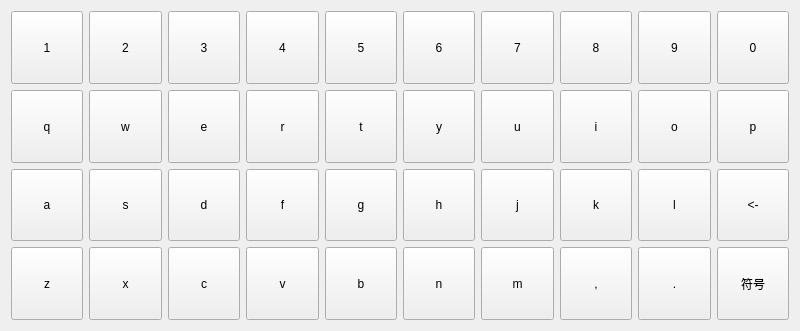
<?xml version="1.0" encoding="UTF-8"?>
<ui version="4.0">
 <class>Softkey</class>
 <widget class="QWidget" name="Softkey">
  <property name="geometry">
   <rect>
    <x>0</x>
    <y>0</y>
    <width>800</width>
    <height>331</height>
   </rect>
  </property>
  <property name="sizePolicy">
   <sizepolicy hsizetype="Expanding" vsizetype="Expanding">
    <horstretch>0</horstretch>
    <verstretch>0</verstretch>
   </sizepolicy>
  </property>
  <property name="windowTitle">
   <string>Softkey</string>
  </property>
  <layout class="QGridLayout" name="gridLayout">
   <item row="3" column="1">
    <widget class="Button" name="toolButton_9">
     <property name="sizePolicy">
      <sizepolicy hsizetype="Expanding" vsizetype="Expanding">
       <horstretch>0</horstretch>
       <verstretch>0</verstretch>
      </sizepolicy>
     </property>
     <property name="text">
      <string>x</string>
     </property>
    </widget>
   </item>
   <item row="3" column="3">
    <widget class="Button" name="toolButton_14">
     <property name="sizePolicy">
      <sizepolicy hsizetype="Expanding" vsizetype="Expanding">
       <horstretch>0</horstretch>
       <verstretch>0</verstretch>
      </sizepolicy>
     </property>
     <property name="text">
      <string>v</string>
     </property>
    </widget>
   </item>
   <item row="1" column="7">
    <widget class="Button" name="toolButton_25">
     <property name="sizePolicy">
      <sizepolicy hsizetype="Expanding" vsizetype="Expanding">
       <horstretch>0</horstretch>
       <verstretch>0</verstretch>
      </sizepolicy>
     </property>
     <property name="text">
      <string>i</string>
     </property>
    </widget>
   </item>
   <item row="1" column="9">
    <widget class="Button" name="toolButton_33">
     <property name="sizePolicy">
      <sizepolicy hsizetype="Expanding" vsizetype="Expanding">
       <horstretch>0</horstretch>
       <verstretch>0</verstretch>
      </sizepolicy>
     </property>
     <property name="text">
      <string>p</string>
     </property>
    </widget>
   </item>
   <item row="1" column="6">
    <widget class="Button" name="toolButton_21">
     <property name="sizePolicy">
      <sizepolicy hsizetype="Expanding" vsizetype="Expanding">
       <horstretch>0</horstretch>
       <verstretch>0</verstretch>
      </sizepolicy>
     </property>
     <property name="text">
      <string>u</string>
     </property>
    </widget>
   </item>
   <item row="1" column="3">
    <widget class="Button" name="toolButton_5">
     <property name="sizePolicy">
      <sizepolicy hsizetype="Expanding" vsizetype="Expanding">
       <horstretch>0</horstretch>
       <verstretch>0</verstretch>
      </sizepolicy>
     </property>
     <property name="text">
      <string>r</string>
     </property>
    </widget>
   </item>
   <item row="3" column="6">
    <widget class="Button" name="toolButton_27">
     <property name="sizePolicy">
      <sizepolicy hsizetype="Expanding" vsizetype="Expanding">
       <horstretch>0</horstretch>
       <verstretch>0</verstretch>
      </sizepolicy>
     </property>
     <property name="text">
      <string>m</string>
     </property>
    </widget>
   </item>
   <item row="0" column="7">
    <widget class="Button" name="toolButton_24">
     <property name="sizePolicy">
      <sizepolicy hsizetype="Expanding" vsizetype="Expanding">
       <horstretch>0</horstretch>
       <verstretch>0</verstretch>
      </sizepolicy>
     </property>
     <property name="text">
      <string>8</string>
     </property>
    </widget>
   </item>
   <item row="2" column="8">
    <widget class="Button" name="toolButton_44">
     <property name="sizePolicy">
      <sizepolicy hsizetype="Expanding" vsizetype="Expanding">
       <horstretch>0</horstretch>
       <verstretch>0</verstretch>
      </sizepolicy>
     </property>
     <property name="text">
      <string>l</string>
     </property>
    </widget>
   </item>
   <item row="1" column="0">
    <widget class="Button" name="toolButton_7">
     <property name="sizePolicy">
      <sizepolicy hsizetype="Expanding" vsizetype="Expanding">
       <horstretch>0</horstretch>
       <verstretch>0</verstretch>
      </sizepolicy>
     </property>
     <property name="text">
      <string>q</string>
     </property>
    </widget>
   </item>
   <item row="2" column="9">
    <widget class="Button" name="toolButton_57">
     <property name="sizePolicy">
      <sizepolicy hsizetype="Expanding" vsizetype="Expanding">
       <horstretch>0</horstretch>
       <verstretch>0</verstretch>
      </sizepolicy>
     </property>
     <property name="text">
      <string>&lt;-</string>
     </property>
    </widget>
   </item>
   <item row="0" column="4">
    <widget class="Button" name="toolButton_28">
     <property name="sizePolicy">
      <sizepolicy hsizetype="Expanding" vsizetype="Expanding">
       <horstretch>0</horstretch>
       <verstretch>0</verstretch>
      </sizepolicy>
     </property>
     <property name="text">
      <string>5</string>
     </property>
    </widget>
   </item>
   <item row="3" column="4">
    <widget class="Button" name="toolButton_30">
     <property name="sizePolicy">
      <sizepolicy hsizetype="Expanding" vsizetype="Expanding">
       <horstretch>0</horstretch>
       <verstretch>0</verstretch>
      </sizepolicy>
     </property>
     <property name="text">
      <string>b</string>
     </property>
    </widget>
   </item>
   <item row="3" column="0">
    <widget class="Button" name="toolButton_10">
     <property name="sizePolicy">
      <sizepolicy hsizetype="Expanding" vsizetype="Expanding">
       <horstretch>0</horstretch>
       <verstretch>0</verstretch>
      </sizepolicy>
     </property>
     <property name="text">
      <string>z</string>
     </property>
    </widget>
   </item>
   <item row="1" column="8">
    <widget class="Button" name="toolButton_42">
     <property name="sizePolicy">
      <sizepolicy hsizetype="Expanding" vsizetype="Expanding">
       <horstretch>0</horstretch>
       <verstretch>0</verstretch>
      </sizepolicy>
     </property>
     <property name="text">
      <string>o</string>
     </property>
    </widget>
   </item>
   <item row="0" column="5">
    <widget class="Button" name="toolButton_31">
     <property name="sizePolicy">
      <sizepolicy hsizetype="Expanding" vsizetype="Expanding">
       <horstretch>0</horstretch>
       <verstretch>0</verstretch>
      </sizepolicy>
     </property>
     <property name="text">
      <string>6</string>
     </property>
    </widget>
   </item>
   <item row="2" column="5">
    <widget class="Button" name="toolButton_17">
     <property name="sizePolicy">
      <sizepolicy hsizetype="Expanding" vsizetype="Expanding">
       <horstretch>0</horstretch>
       <verstretch>0</verstretch>
      </sizepolicy>
     </property>
     <property name="text">
      <string>h</string>
     </property>
    </widget>
   </item>
   <item row="1" column="4">
    <widget class="Button" name="toolButton_18">
     <property name="sizePolicy">
      <sizepolicy hsizetype="Expanding" vsizetype="Expanding">
       <horstretch>0</horstretch>
       <verstretch>0</verstretch>
      </sizepolicy>
     </property>
     <property name="text">
      <string>t</string>
     </property>
    </widget>
   </item>
   <item row="1" column="2">
    <widget class="Button" name="toolButton_6">
     <property name="sizePolicy">
      <sizepolicy hsizetype="Expanding" vsizetype="Expanding">
       <horstretch>0</horstretch>
       <verstretch>0</verstretch>
      </sizepolicy>
     </property>
     <property name="text">
      <string>e</string>
     </property>
    </widget>
   </item>
   <item row="2" column="1">
    <widget class="Button" name="toolButton_16">
     <property name="sizePolicy">
      <sizepolicy hsizetype="Expanding" vsizetype="Expanding">
       <horstretch>0</horstretch>
       <verstretch>0</verstretch>
      </sizepolicy>
     </property>
     <property name="text">
      <string>s</string>
     </property>
    </widget>
   </item>
   <item row="0" column="8">
    <widget class="Button" name="toolButton_43">
     <property name="sizePolicy">
      <sizepolicy hsizetype="Expanding" vsizetype="Expanding">
       <horstretch>0</horstretch>
       <verstretch>0</verstretch>
      </sizepolicy>
     </property>
     <property name="text">
      <string>9</string>
     </property>
    </widget>
   </item>
   <item row="2" column="4">
    <widget class="Button" name="toolButton_20">
     <property name="sizePolicy">
      <sizepolicy hsizetype="Expanding" vsizetype="Expanding">
       <horstretch>0</horstretch>
       <verstretch>0</verstretch>
      </sizepolicy>
     </property>
     <property name="text">
      <string>g</string>
     </property>
    </widget>
   </item>
   <item row="0" column="3">
    <widget class="Button" name="toolButton_4">
     <property name="sizePolicy">
      <sizepolicy hsizetype="Expanding" vsizetype="Expanding">
       <horstretch>0</horstretch>
       <verstretch>0</verstretch>
      </sizepolicy>
     </property>
     <property name="text">
      <string>4</string>
     </property>
    </widget>
   </item>
   <item row="3" column="5">
    <widget class="Button" name="toolButton_22">
     <property name="sizePolicy">
      <sizepolicy hsizetype="Expanding" vsizetype="Expanding">
       <horstretch>0</horstretch>
       <verstretch>0</verstretch>
      </sizepolicy>
     </property>
     <property name="text">
      <string>n</string>
     </property>
    </widget>
   </item>
   <item row="2" column="0">
    <widget class="Button" name="toolButton_15">
     <property name="sizePolicy">
      <sizepolicy hsizetype="Expanding" vsizetype="Expanding">
       <horstretch>0</horstretch>
       <verstretch>0</verstretch>
      </sizepolicy>
     </property>
     <property name="text">
      <string>a</string>
     </property>
    </widget>
   </item>
   <item row="0" column="2">
    <widget class="Button" name="toolButton_3">
     <property name="sizePolicy">
      <sizepolicy hsizetype="Expanding" vsizetype="Expanding">
       <horstretch>0</horstretch>
       <verstretch>0</verstretch>
      </sizepolicy>
     </property>
     <property name="text">
      <string>3</string>
     </property>
    </widget>
   </item>
   <item row="2" column="6">
    <widget class="Button" name="toolButton_29">
     <property name="sizePolicy">
      <sizepolicy hsizetype="Expanding" vsizetype="Expanding">
       <horstretch>0</horstretch>
       <verstretch>0</verstretch>
      </sizepolicy>
     </property>
     <property name="text">
      <string>j</string>
     </property>
    </widget>
   </item>
   <item row="0" column="6">
    <widget class="Button" name="toolButton_19">
     <property name="sizePolicy">
      <sizepolicy hsizetype="Expanding" vsizetype="Expanding">
       <horstretch>0</horstretch>
       <verstretch>0</verstretch>
      </sizepolicy>
     </property>
     <property name="text">
      <string>7</string>
     </property>
    </widget>
   </item>
   <item row="0" column="1">
    <widget class="Button" name="toolButton_2">
     <property name="sizePolicy">
      <sizepolicy hsizetype="Expanding" vsizetype="Expanding">
       <horstretch>0</horstretch>
       <verstretch>0</verstretch>
      </sizepolicy>
     </property>
     <property name="text">
      <string>2</string>
     </property>
    </widget>
   </item>
   <item row="3" column="8">
    <widget class="Button" name="toolButton_38">
     <property name="sizePolicy">
      <sizepolicy hsizetype="Expanding" vsizetype="Expanding">
       <horstretch>0</horstretch>
       <verstretch>0</verstretch>
      </sizepolicy>
     </property>
     <property name="text">
      <string>.</string>
     </property>
    </widget>
   </item>
   <item row="1" column="1">
    <widget class="Button" name="toolButton_8">
     <property name="sizePolicy">
      <sizepolicy hsizetype="Expanding" vsizetype="Expanding">
       <horstretch>0</horstretch>
       <verstretch>0</verstretch>
      </sizepolicy>
     </property>
     <property name="text">
      <string>w</string>
     </property>
    </widget>
   </item>
   <item row="3" column="7">
    <widget class="Button" name="toolButton_23">
     <property name="sizePolicy">
      <sizepolicy hsizetype="Expanding" vsizetype="Expanding">
       <horstretch>0</horstretch>
       <verstretch>0</verstretch>
      </sizepolicy>
     </property>
     <property name="text">
      <string>,</string>
     </property>
    </widget>
   </item>
   <item row="1" column="5">
    <widget class="Button" name="toolButton_32">
     <property name="sizePolicy">
      <sizepolicy hsizetype="Expanding" vsizetype="Expanding">
       <horstretch>0</horstretch>
       <verstretch>0</verstretch>
      </sizepolicy>
     </property>
     <property name="text">
      <string>y</string>
     </property>
    </widget>
   </item>
   <item row="0" column="9">
    <widget class="Button" name="toolButton_36">
     <property name="sizePolicy">
      <sizepolicy hsizetype="Expanding" vsizetype="Expanding">
       <horstretch>0</horstretch>
       <verstretch>0</verstretch>
      </sizepolicy>
     </property>
     <property name="text">
      <string>0</string>
     </property>
    </widget>
   </item>
   <item row="3" column="2">
    <widget class="Button" name="toolButton_12">
     <property name="sizePolicy">
      <sizepolicy hsizetype="Expanding" vsizetype="Expanding">
       <horstretch>0</horstretch>
       <verstretch>0</verstretch>
      </sizepolicy>
     </property>
     <property name="text">
      <string>c</string>
     </property>
    </widget>
   </item>
   <item row="3" column="9">
    <widget class="QToolButton" name="Punctuation">
     <property name="sizePolicy">
      <sizepolicy hsizetype="Expanding" vsizetype="Expanding">
       <horstretch>0</horstretch>
       <verstretch>0</verstretch>
      </sizepolicy>
     </property>
     <property name="text">
      <string>符号</string>
     </property>
    </widget>
   </item>
   <item row="2" column="2">
    <widget class="Button" name="toolButton_11">
     <property name="sizePolicy">
      <sizepolicy hsizetype="Expanding" vsizetype="Expanding">
       <horstretch>0</horstretch>
       <verstretch>0</verstretch>
      </sizepolicy>
     </property>
     <property name="text">
      <string>d</string>
     </property>
    </widget>
   </item>
   <item row="0" column="0">
    <widget class="Button" name="toolButton">
     <property name="sizePolicy">
      <sizepolicy hsizetype="Expanding" vsizetype="Expanding">
       <horstretch>0</horstretch>
       <verstretch>0</verstretch>
      </sizepolicy>
     </property>
     <property name="text">
      <string>1</string>
     </property>
    </widget>
   </item>
   <item row="2" column="7">
    <widget class="Button" name="toolButton_26">
     <property name="sizePolicy">
      <sizepolicy hsizetype="Expanding" vsizetype="Expanding">
       <horstretch>0</horstretch>
       <verstretch>0</verstretch>
      </sizepolicy>
     </property>
     <property name="text">
      <string>k</string>
     </property>
    </widget>
   </item>
   <item row="2" column="3">
    <widget class="Button" name="toolButton_13">
     <property name="sizePolicy">
      <sizepolicy hsizetype="Expanding" vsizetype="Expanding">
       <horstretch>0</horstretch>
       <verstretch>0</verstretch>
      </sizepolicy>
     </property>
     <property name="text">
      <string>f</string>
     </property>
    </widget>
   </item>
  </layout>
 </widget>
 <layoutdefault spacing="6" margin="11"/>
 <customwidgets>
  <customwidget>
   <class>Button</class>
   <extends>QToolButton</extends>
   <header location="global">button.h</header>
  </customwidget>
 </customwidgets>
 <resources/>
 <connections/>
</ui>
